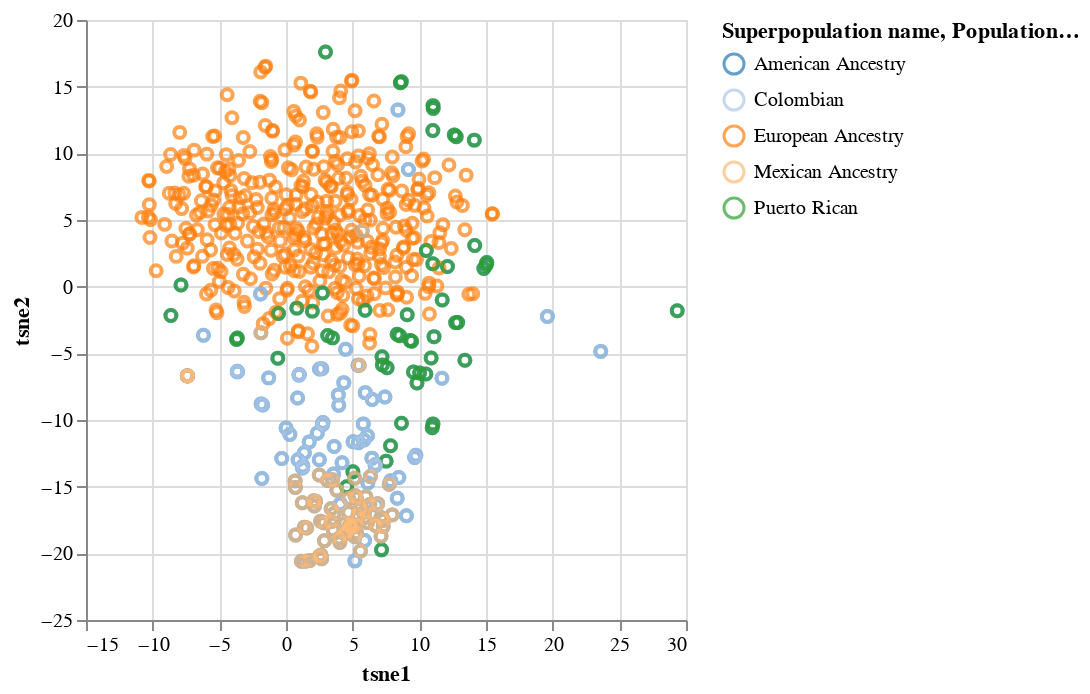

The code cell stored with this chart in its notebook:
### Code cell
# Create the first chart for euro_amer_df
chart1 = alt.Chart(euro_amer_df).mark_point().encode(
    x='tsne1',
    y='tsne2',
    color=alt.Color('Superpopulation name', scale=alt.Scale(scheme='category20'))
)

# Create the second chart for american_df
chart2 = alt.Chart(american_df).mark_point().encode(
    x='tsne1',
    y='tsne2',
    color=alt.Color('Population name', scale=alt.Scale(scheme='category20'))
)

# Combine the charts
combined_chart = alt.layer(chart1, chart2)

# Display the combined chart
combined_chart

### Figure 1 — Vega-Lite specification as saved in the notebook (floating-point values rounded to 4 significant figures; data arrays with more than 128 entries replaced by an {"elided": "..."} marker saying what was removed)
{"config": {"view": {"continuousWidth": 300, "continuousHeight": 300}}, "layer": [{"data": {"name": "data-cd1e7e98d9bf606814d20e00e9b94418"}, "mark": {"type": "point"}, "encoding": {"color": {"field": "Superpopulation name", "scale": {"scheme": "category20"}, "type": "nominal"}, "x": {"field": "tsne1", "type": "quantitative"}, "y": {"field": "tsne2", "type": "quantitative"}}}, {"data": {"name": "data-fea72cc5142695667f7a90219f380487"}, "mark": {"type": "point"}, "encoding": {"color": {"field": "Population name", "scale": {"scheme": "category20"}, "type": "nominal"}, "x": {"field": "tsne1", "type": "quantitative"}, "y": {"field": "tsne2", "type": "quantitative"}}}], "$schema": "https://vega.github.io/schema/vega-lite/v5.8.0.json", "datasets": {"data-cd1e7e98d9bf606814d20e00e9b94418": {"elided": "560 records"}, "data-fea72cc5142695667f7a90219f380487": {"elided": "181 records"}}}
